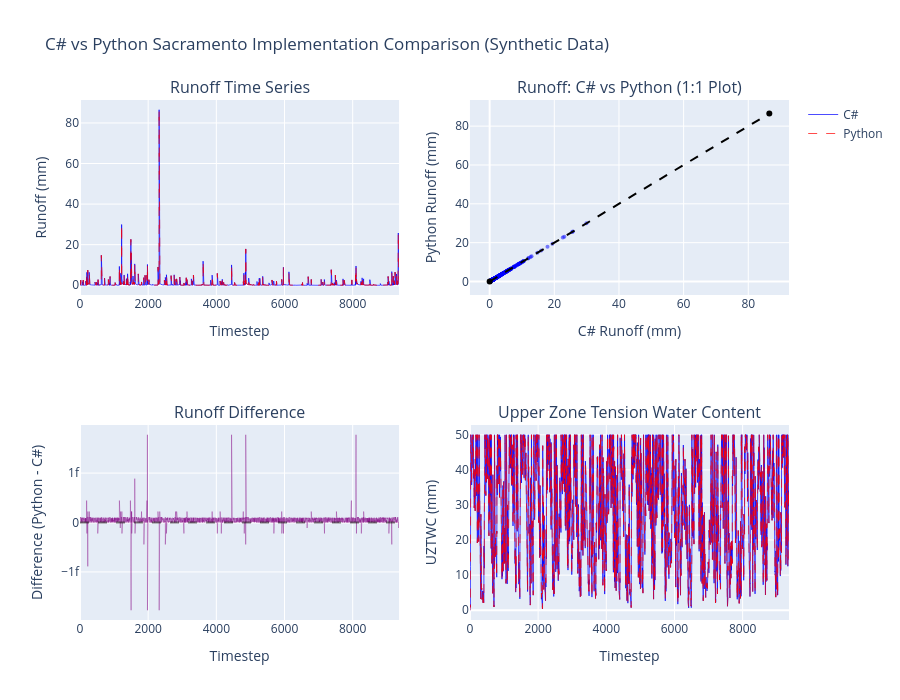

Source (notebook cell):
### Markdown cell above
### Visualization: C# vs Python Comparison

Let's visualize the comparison to confirm the implementations are identical.

### Code cell
# Visualize C# vs Python comparison
if csharp_output is not None:
    timesteps = py_output_df['timestep'].values
    diff_runoff = py_output_df['runoff'].values - csharp_output['runoff'].values
    max_val = max(csharp_output['runoff'].max(), py_output_df['runoff'].max())
    
    fig = make_subplots(
        rows=2, cols=2, 
        subplot_titles=('Runoff Time Series', 'Runoff: C# vs Python (1:1 Plot)', 
                       'Runoff Difference', 'Upper Zone Tension Water Content')
    )
    
    # 1. Runoff comparison
    fig.add_trace(go.Scatter(x=timesteps, y=csharp_output['runoff'].values, name='C#',
                             line=dict(color='blue', width=1), opacity=0.7), row=1, col=1)
    fig.add_trace(go.Scatter(x=timesteps, y=py_output_df['runoff'].values, name='Python',
                             line=dict(color='red', width=1, dash='dash'), opacity=0.7), row=1, col=1)
    
    # 2. Runoff scatter (should be perfect 1:1)
    fig.add_trace(go.Scatter(x=csharp_output['runoff'].values, y=py_output_df['runoff'].values,
                             mode='markers', name='Data', marker=dict(color='blue', size=4, opacity=0.5),
                             showlegend=False), row=1, col=2)
    fig.add_trace(go.Scatter(x=[0, max_val], y=[0, max_val], name='1:1 line',
                             line=dict(color='black', dash='dash'), showlegend=False), row=1, col=2)
    
    # 3. Difference time series
    fig.add_trace(go.Scatter(x=timesteps, y=diff_runoff, name='Difference',
                             line=dict(color='purple', width=0.5), opacity=0.7, showlegend=False), row=2, col=1)
    fig.add_hline(y=0, line_dash="dash", line_color="black", opacity=0.5, row=2, col=1)
    
    # 4. Storage comparison (UZTWC)
    fig.add_trace(go.Scatter(x=timesteps, y=csharp_output['uztwc'].values, name='C# UZTWC',
                             line=dict(color='blue', width=1), opacity=0.7, showlegend=False), row=2, col=2)
    fig.add_trace(go.Scatter(x=timesteps, y=py_output_df['uztwc'].values, name='Python UZTWC',
                             line=dict(color='red', width=1, dash='dash'), opacity=0.7, showlegend=False), row=2, col=2)
    
    fig.update_xaxes(title_text="Timestep", row=1, col=1)
    fig.update_xaxes(title_text="C# Runoff (mm)", row=1, col=2)
    fig.update_xaxes(title_text="Timestep", row=2, col=1)
    fig.update_xaxes(title_text="Timestep", row=2, col=2)
    fig.update_yaxes(title_text="Runoff (mm)", row=1, col=1)
    fig.update_yaxes(title_text="Python Runoff (mm)", row=1, col=2)
    fig.update_yaxes(title_text="Difference (Python - C#)", row=2, col=1)
    fig.update_yaxes(title_text="UZTWC (mm)", row=2, col=2)
    
    fig.update_layout(
        title_text="C# vs Python Sacramento Implementation Comparison (Synthetic Data)",
        height=700, showlegend=True
    )
    fig.show()
    print("Interactive plot displayed - use toolbar to zoom/pan")

### Figure 1 — Plotly figure (JSON) as saved in the notebook; plotly's stock layout.template omitted (floating-point values rounded to 4 significant figures; data arrays with more than 128 entries replaced by an {"elided": "..."} marker saying what was removed)
{"data": [{"line": {"color": "blue", "width": 1}, "name": "C#", "opacity": 0.7, "type": "scatter", "x": {"elided": "9361 int values"}, "xaxis": "x", "y": {"elided": "9361 float values"}, "yaxis": "y"}, {"line": {"color": "red", "dash": "dash", "width": 1}, "name": "Python", "opacity": 0.7, "type": "scatter", "x": {"elided": "9361 int values"}, "xaxis": "x", "y": {"elided": "9361 float values"}, "yaxis": "y"}, {"marker": {"color": "blue", "opacity": 0.5, "size": 4}, "mode": "markers", "name": "Data", "showlegend": false, "type": "scatter", "x": {"elided": "9361 float values"}, "xaxis": "x2", "y": {"elided": "9361 float values"}, "yaxis": "y2"}, {"line": {"color": "black", "dash": "dash"}, "name": "1:1 line", "showlegend": false, "type": "scatter", "x": [0, 86.5], "xaxis": "x2", "y": [0, 86.5], "yaxis": "y2"}, {"line": {"color": "purple", "width": 0.5}, "name": "Difference", "opacity": 0.7, "showlegend": false, "type": "scatter", "x": {"elided": "9361 int values"}, "xaxis": "x3", "y": {"elided": "9361 float values"}, "yaxis": "y3"}, {"line": {"color": "blue", "width": 1}, "name": "C# UZTWC", "opacity": 0.7, "showlegend": false, "type": "scatter", "x": {"elided": "9361 int values"}, "xaxis": "x4", "y": {"elided": "9361 float values"}, "yaxis": "y4"}, {"line": {"color": "red", "dash": "dash", "width": 1}, "name": "Python UZTWC", "opacity": 0.7, "showlegend": false, "type": "scatter", "x": {"elided": "9361 int values"}, "xaxis": "x4", "y": {"elided": "9361 float values"}, "yaxis": "y4"}], "layout": {"annotations": [{"font": {"size": 16}, "showarrow": false, "text": "Runoff Time Series", "x": 0.225, "xanchor": "center", "xref": "paper", "y": 1, "yanchor": "bottom", "yref": "paper"}, {"font": {"size": 16}, "showarrow": false, "text": "Runoff: C# vs Python (1:1 Plot)", "x": 0.775, "xanchor": "center", "xref": "paper", "y": 1, "yanchor": "bottom", "yref": "paper"}, {"font": {"size": 16}, "showarrow": false, "text": "Runoff Difference", "x": 0.225, "xanchor": "center", "xref": "paper", "y": 0.375, "yanchor": "bottom", "yref": "paper"}, {"font": {"size": 16}, "showarrow": false, "text": "Upper Zone Tension Water Content", "x": 0.775, "xanchor": "center", "xref": "paper", "y": 0.375, "yanchor": "bottom", "yref": "paper"}], "height": 700, "shapes": [{"line": {"color": "black", "dash": "dash"}, "opacity": 0.5, "type": "line", "x0": 0, "x1": 1, "xref": "x3 domain", "y0": 0, "y1": 0, "yref": "y3"}], "showlegend": true, "title": {"text": "C# vs Python Sacramento Implementation Comparison (Synthetic Data)"}, "xaxis": {"anchor": "y", "domain": [0, 0.45], "title": {"text": "Timestep"}}, "xaxis2": {"anchor": "y2", "domain": [0.55, 1], "title": {"text": "C# Runoff (mm)"}}, "xaxis3": {"anchor": "y3", "domain": [0, 0.45], "title": {"text": "Timestep"}}, "xaxis4": {"anchor": "y4", "domain": [0.55, 1], "title": {"text": "Timestep"}}, "yaxis": {"anchor": "x", "domain": [0.625, 1], "title": {"text": "Runoff (mm)"}}, "yaxis2": {"anchor": "x2", "domain": [0.625, 1], "title": {"text": "Python Runoff (mm)"}}, "yaxis3": {"anchor": "x3", "domain": [0, 0.375], "title": {"text": "Difference (Python - C#)"}}, "yaxis4": {"anchor": "x4", "domain": [0, 0.375], "title": {"text": "UZTWC (mm)"}}}}
